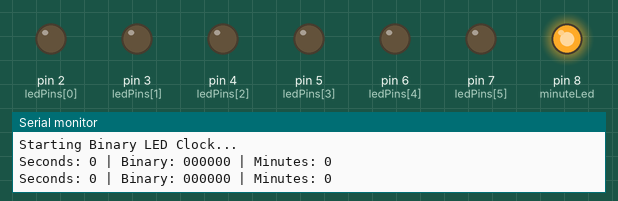
Recording of a sketch running on a simulated Arduino Uno, built with avr-gcc and run on an emulated ATmega328P. Shown: output pins drawn as LEDs (lit = HIGH), the last lines printed to the serial monitor.

Above: at 0.1 s.
At 4.1 s:
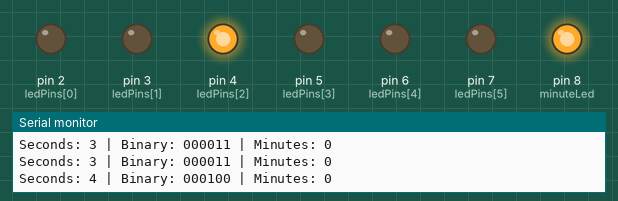
At 9.1 s:
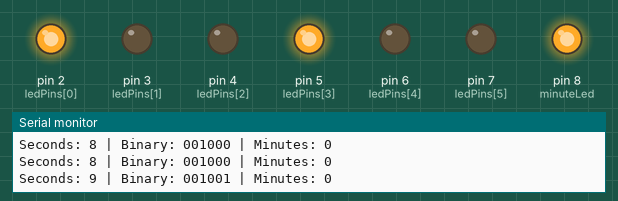
At 19.1 s:
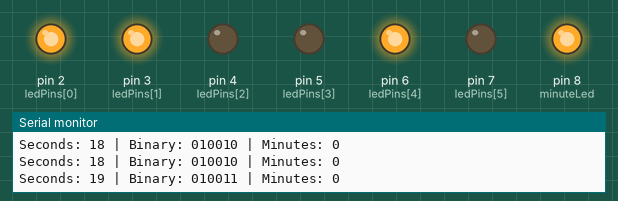
At 27.1 s:
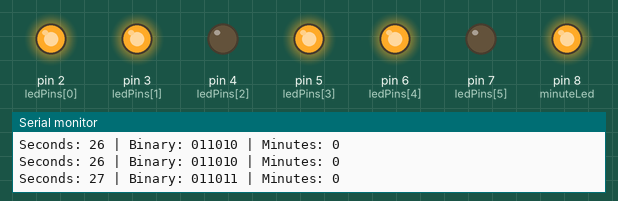
At 38.1 s:
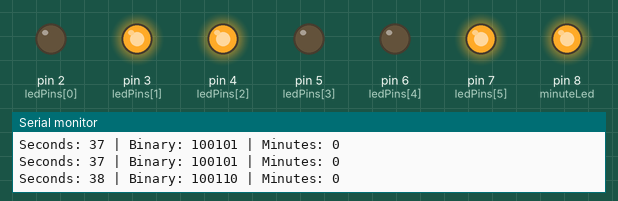
Timing chart, 0 to 40.0 s (numbered marks = the images above):
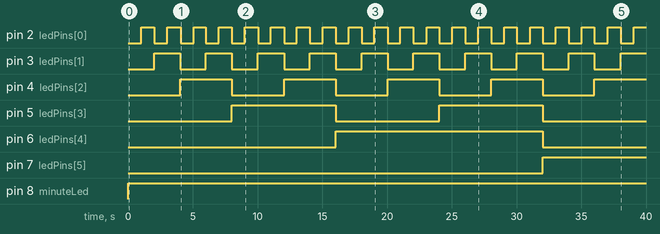

Measured:
- by itself, pin 2 (ledPins[0]): alternates HIGH for 0.98 s and LOW for 1.0 s
- by itself, pin 3 (ledPins[1]): alternates HIGH for 2.0 s and LOW for 2.0 s
- by itself, pin 4 (ledPins[2]): alternates HIGH for 4.0 s and LOW for 4.0 s
- by itself, pin 5 (ledPins[3]): alternates HIGH for 8.0 s and LOW for 8.0 s
- by itself, pin 6 (ledPins[4]): LOW → HIGH at 16.0 s, → LOW 16.0 s later
- by itself, pin 7 (ledPins[5]): LOW → HIGH at 32.0 s
- by itself, pin 8 (minuteLed): LOW → HIGH at 0.01 s

The sketch:

HW11.ino
```cpp
// Define LED pins
const int ledPins[6] = {2, 3, 4, 5, 6, 7}; // Pins for binary seconds
const int minuteLed = 8;                  // Pin for minute LED

void setup() {
  // Initialize Serial Monitor
  Serial.begin(9600); // Set baud rate to 9600

  // Set all LED pins as OUTPUT
  for (int i = 0; i < 6; i++) {
    pinMode(ledPins[i], OUTPUT);
  }
  pinMode(minuteLed, OUTPUT);

  // Print startup message
  Serial.println("Starting Binary LED Clock...");
}

void loop() {
  // Calculate elapsed time
  unsigned long milliseconds = millis();   // Total milliseconds since the program started
  int seconds = (milliseconds / 1000) % 60; // Elapsed seconds (0–59)
  int minutes = (milliseconds / 60000);     // Elapsed minutes

  // Display seconds in binary on the 6 LEDs
  Serial.print("Seconds: ");
  Serial.print(seconds);
  Serial.print(" | Binary: ");

  for (int i = 5; i >= 0; i--) { // Print binary representation (MSB to LSB)
    int bitValue = (seconds >> i) & 1;
    Serial.print(bitValue); // Display the bit value (0 or 1)
    digitalWrite(ledPins[i], bitValue); // Set the LED ON or OFF based on the bit value
  }

  Serial.print(" | Minutes: ");
  Serial.println(minutes);

  // Light up the minute LED
  if (minutes % 2 == 0) { // Toggle LED every minute
    digitalWrite(minuteLed, HIGH);
  } else {
    digitalWrite(minuteLed, LOW);
  }

  delay(10); // Short delay to ensure smooth operation
}
```
